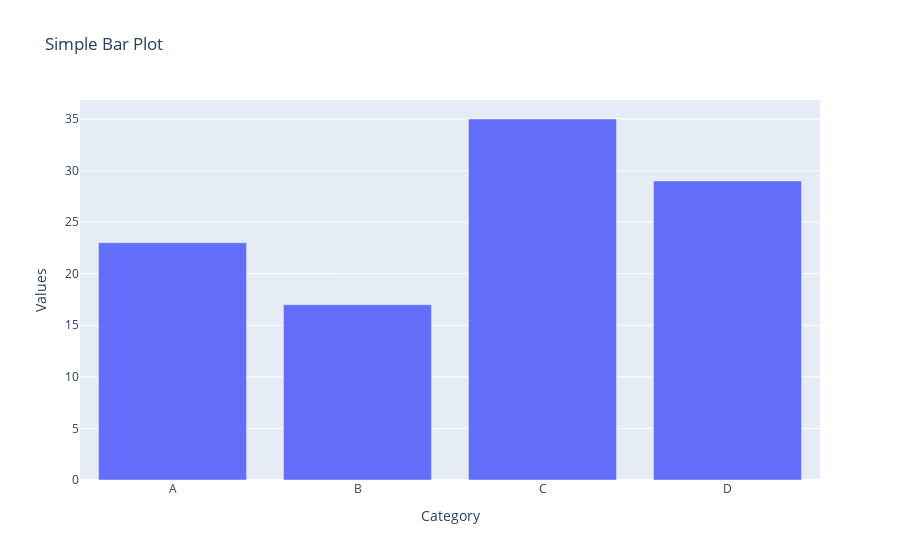

Notebook cell for this chart:
### Code cell
# Generate a bar plot using Plotly
import plotly.express as px

data = {
    'Category': ['A', 'B', 'C', 'D'],
    'Values': [23, 17, 35, 29]
}

import pandas as pd
df = pd.DataFrame(data)


fig = px.bar(df, x='Category', y='Values', title='Simple Bar Plot')


fig.show()

### Figure 1 — Plotly figure (JSON) as saved in the notebook; plotly's stock layout.template omitted (floating-point values rounded to 4 significant figures)
{"data": [{"hovertemplate": "Category=%{x}<br>Values=%{y}<extra></extra>", "legendgroup": "", "marker": {"color": "#636efa", "pattern": {"shape": ""}}, "name": "", "orientation": "v", "showlegend": false, "textposition": "auto", "type": "bar", "x": ["A", "B", "C", "D"], "xaxis": "x", "y": [23, 17, 35, 29], "yaxis": "y"}], "layout": {"barmode": "relative", "legend": {"tracegroupgap": 0}, "title": {"text": "Simple Bar Plot"}, "xaxis": {"anchor": "y", "domain": [0, 1], "title": {"text": "Category"}}, "yaxis": {"anchor": "x", "domain": [0, 1], "title": {"text": "Values"}}}}
